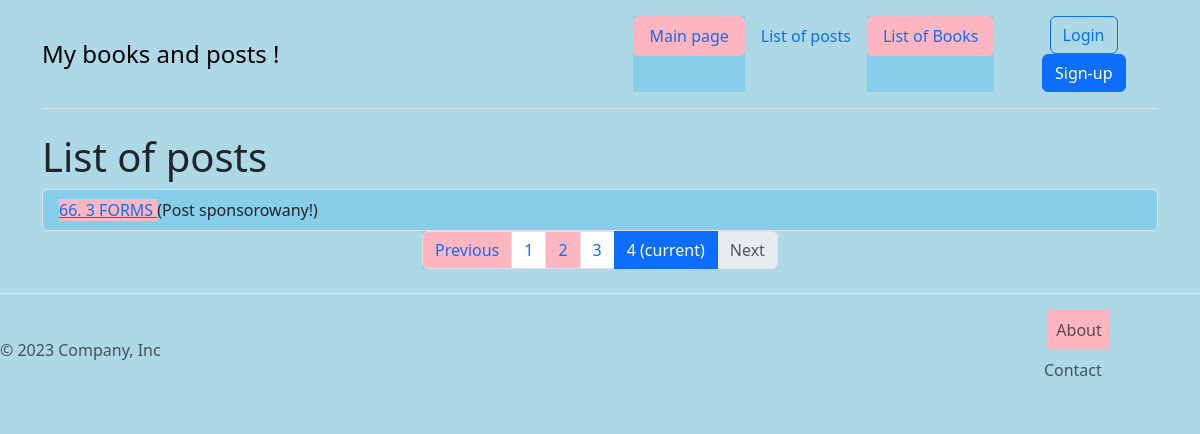
The page /posts/?page=4 on the database as committed earlier.
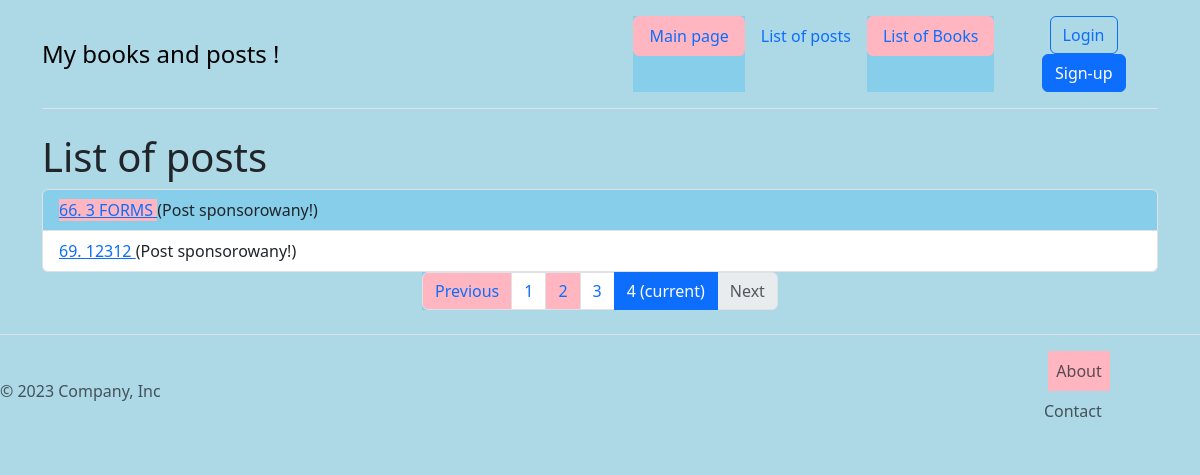
The same page on the database as committed later.
### posts/models.py (models this page shows, shortened)
class Timestamped(models.Model, CheckAgeMixin):
    created = models.DateTimeField(auto_now_add=True)
    modified = models.DateTimeField(auto_now_add=True)
    class Meta:
        abstract = True

class Post(Timestamped):
    title = models.CharField(verbose_name='Tytuł' ,max_length=250)
    content = models.TextField(verbose_name='Treść')
    published = models.BooleanField(verbose_name='Opublikowany', default=False)
    sponsored = models.BooleanField(verbose_name='Sponsorowany', default=False)
    author = models.ForeignKey("auth.User", on_delete=models.CASCADE, related_name="posts")
    tags = models.ManyToManyField("tags.Tag", related_name="posts")
    categories = models.ManyToManyField(Category, related_name='posts', blank=True)
    example_file = models.FileField(upload_to='posts/examples/', blank=True, null=True)
    image = models.ImageField(upload_to="posts/images/%Y/%m/%d", null=True, blank=True)

### posts/views.py (the view)
# urls.py: path('', posts_list, name='list'),
def posts_list(request):
    posts = Post.objects.filter(published=True)
    q = request.GET.get("q")
    if q:
        posts = posts.filter(title__icontains=q)
    paginator = Paginator(posts, 10)
    page_number = request.GET.get('page')
    posts_list = paginator.get_page(page_number)
    context = {'posts_list': posts_list}
    return render(request, 'posts/list.html', context)

### posts/templates/posts/list.html
{% extends 'base.html' %}
{% load static %}
{% block styles %}
<link href="{% static 'posts/css/style.css' %}" rel="stylesheet">
{% endblock %}
{% block content %}
    <h1> List of posts </h1>
    <ul class="list-group">
        {% for post in posts_list %}
            <li class="list-group-item">
                <a href="{% url 'posts:details' post.id %}"> {{ post.id }}. {{ post.title }} </a>
                {% if post.sponsored %}
                    (Post sponsorowany!)
                {% endif %}
            </li>
        {% endfor %}
    </ul>
<nav aria-label="Page navigation">
     <ul class="pagination justify-content-center">
         {% if posts_list.has_previous %}
         <li class="page-item">
            <a class="page-link" href="?page={{ posts_list.previous_page_number }}">Previous</a>
         </li>
         {% else %}
         <li class="page-item disabled">
            <a class="page-link" href="#" tabindex="-1" aria-disabled="True">Previous</a>
         </li>
             {% endif %}
             {% for i in posts_list.paginator.page_range %}
             {% if posts_list.number == i %}
         <li class="page-item active" aria-current="page">
         <span class="page-link">
             {{ i }}
             <span class="sr-only">(current)</span>
         </span>
         </li>
             {% else %}
             <li class="page-item"><a class="page-link" href="?page={{ i }}">{{ i }}</a></li>
             {% endif %}
             {% endfor %}
             {% if posts_list.has_next %}
             <li class="page-item">
             <a class="page-link" href="?page={{ posts_list.next_page_number }}">Next</a>
         </li>
             {% else %}
             <li class="page-item disabled">
             <a class="page-link" href="#" tabindex="-1" aria-disabled="True">Next</a>
         </li>
         {% endif %}
    </ul>
</nav>
{% endblock %}

Rows that differ between the two databases and show on the page:
added Post: id "69", title "12312", sponsored "(Post sponsorowany!)"
